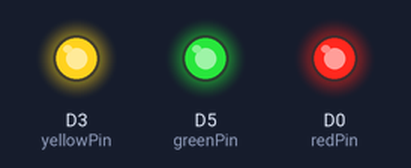
A program run on a simulated ESP8266 (NodeMCU). On the bench: output pins drawn as LEDs (lit = HIGH). Random numbers use the default seed unless the program sets one.

Above: at 0.1 s.
At 10.7 s:
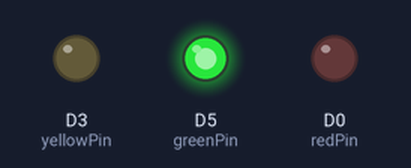
At 21.3 s:
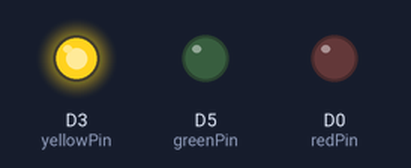
At 23.1 s:
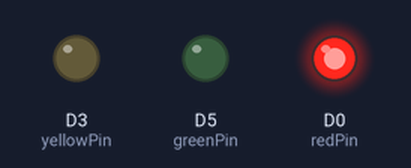
At 26.8 s:
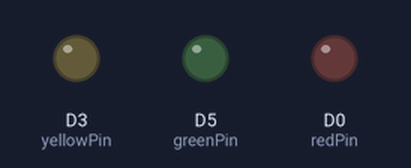
Timing chart, 0 to 40.0 s (numbered marks = the images above):
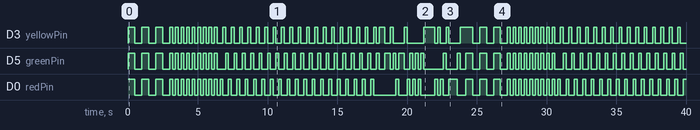

Measured:
- by itself, D3 (yellowPin): LOW → HIGH at 0.00 s, → LOW 0.50 s later, → HIGH 0.50 s later, → LOW 0.50 s later, … (128 changes in this stretch)
- by itself, D5 (greenPin): LOW → HIGH at 0.00 s, → LOW 0.50 s later, → HIGH 0.50 s later, → LOW 0.50 s later, … (132 changes in this stretch)
- by itself, D0 (redPin): LOW → HIGH at 0.00 s, → LOW 0.50 s later, → HIGH 0.50 s later, → LOW 0.50 s later, … (131 changes in this stretch)

The program:

main.cpp
```cpp
#include <Arduino.h>

// Definisikan pin untuk lampu
int redPin = D0;
int yellowPin = D3;
int greenPin = D5;

void setup() {
  // Set pin sebagai output
  pinMode(redPin, OUTPUT);
  pinMode(yellowPin, OUTPUT);
  pinMode(greenPin, OUTPUT);
}

void loop() {
  // **Pola 1: Semua lampu menyala sekaligus**
  for (int i = 0; i <= 2; i++) {
    digitalWrite(redPin, HIGH);
    digitalWrite(yellowPin, HIGH);
    digitalWrite(greenPin, HIGH);
    delay(500); // Lampu menyala selama 0.5 detik

    // Matikan semua lampu
    digitalWrite(redPin, LOW);
    digitalWrite(yellowPin, LOW);
    digitalWrite(greenPin, LOW);
    delay(500); // Semua lampu mati selama 1 detik
  }

  // **Pola 2: Lampu berkedip (nyala-mati) secara bersamaan**
  for (int i = 0; i <= 8; i++) {
    digitalWrite(redPin, HIGH);
    digitalWrite(yellowPin, HIGH);
    digitalWrite(greenPin, HIGH);
    delay(200); // Lampu menyala selama 0.1 detik

    digitalWrite(redPin, LOW);
    digitalWrite(yellowPin, LOW);
    digitalWrite(greenPin, LOW);
    delay(200); // Semua lampu mati selama 0.1 detik
  }

  // **Pola 3: Lampu nyala bergantian (merah, kuning, hijau)**
  for (int i = 0; i <= 18; i++) {
    // Lampu merah menyala, matikan lampu lainnya
    digitalWrite(redPin, HIGH);
    digitalWrite(yellowPin, LOW);
    digitalWrite(greenPin, LOW);
    delay(200); // Lampu merah menyala selama 0.1 detik

    // Lampu kuning menyala, matikan lampu lainnya
    digitalWrite(redPin, LOW);
    digitalWrite(yellowPin, HIGH);
    digitalWrite(greenPin, LOW);
    delay(200); // Lampu kuning menyala selama 0.1 detik

    // Lampu hijau menyala, matikan lampu lainnya
    digitalWrite(redPin, LOW);
    digitalWrite(yellowPin, LOW);
    digitalWrite(greenPin, HIGH);
    delay(200); // Lampu hijau menyala selama 0.1 detik
  }

    // **Pola 3: Lampu nyala bergantian secara acak (merah, kuning, hijau)**
  for (int i = 0; i <= 30; i++) {
    // Pilih angka acak antara 0, 1, atau 2 untuk memilih lampu
    int lampu = random(0, 3);  // 0 = merah, 1 = kuning, 2 = hijau

    // Matikan semua lampu terlebih dahulu
    digitalWrite(redPin, LOW);
    digitalWrite(yellowPin, LOW);
    digitalWrite(greenPin, LOW);

    // Tentukan lampu yang akan menyala
    if (lampu == 0) {
      digitalWrite(redPin, HIGH);  // Lampu merah menyala
    } else if (lampu == 1) {
      digitalWrite(yellowPin, HIGH);  // Lampu kuning menyala
    } else {
      digitalWrite(greenPin, HIGH);  // Lampu hijau menyala
    }

    delay(200); // Durasi lampu menyala selama 0.2 detik
  }
}
```
